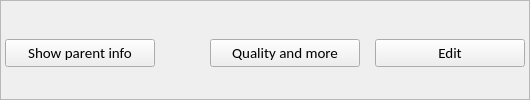
                <widget class="QFrame" name="infoMoreBtnsFrame">
                 <property name="styleSheet">
                  <string notr="true"/>
                 </property>
                 <property name="frameShape">
                  <enum>QFrame::StyledPanel</enum>
                 </property>
                 <property name="frameShadow">
                  <enum>QFrame::Raised</enum>
                 </property>
                 <layout class="QHBoxLayout" name="horizontalLayout_40">
                  <property name="spacing">
                   <number>15</number>
                  </property>
                  <property name="leftMargin">
                   <number>4</number>
                  </property>
                  <property name="topMargin">
                   <number>10</number>
                  </property>
                  <property name="rightMargin">
                   <number>4</number>
                  </property>
                  <property name="bottomMargin">
                   <number>4</number>
                  </property>
                  <item>
                   <widget class="QPushButton" name="showParentInfoBtn">
                    <property name="minimumSize">
                     <size>
                      <width>150</width>
                      <height>25</height>
                     </size>
                    </property>
                    <property name="font">
                     <font>
                      <family>Calibri</family>
                      <pointsize>11</pointsize>
                      <weight>50</weight>
                      <italic>false</italic>
                      <bold>false</bold>
                     </font>
                    </property>
                    <property name="text">
                     <string>Show parent info</string>
                    </property>
                    <property name="icon">
                     <iconset resource="../resources.qrc">
                      <normaloff>:/Icons/Icons/arrow-left.svg</normaloff>:/Icons/Icons/arrow-left.svg</iconset>
                    </property>
                   </widget>
                  </item>
                  <item>
                   <spacer name="horizontalSpacer">
                    <property name="orientation">
                     <enum>Qt::Horizontal</enum>
                    </property>
                    <property name="sizeHint" stdset="0">
                     <size>
                      <width>40</width>
                      <height>20</height>
                     </size>
                    </property>
                   </spacer>
                  </item>
                  <item>
                   <widget class="QPushButton" name="qualityMoreBtn">
                    <property name="minimumSize">
                     <size>
                      <width>150</width>
                      <height>25</height>
                     </size>
                    </property>
                    <property name="font">
                     <font>
                      <family>Calibri</family>
                      <pointsize>11</pointsize>
                      <weight>50</weight>
                      <italic>false</italic>
                      <bold>false</bold>
                     </font>
                    </property>
                    <property name="text">
                     <string>Quality and more</string>
                    </property>
                    <property name="icon">
                     <iconset resource="../resources.qrc">
                      <normaloff>:/Icons/Icons/arrow-down.svg</normaloff>:/Icons/Icons/arrow-down.svg</iconset>
                    </property>
                   </widget>
                  </item>
                  <item>
                   <widget class="QPushButton" name="editSubConstructBtn">
                    <property name="minimumSize">
                     <size>
                      <width>150</width>
                      <height>25</height>
                     </size>
                    </property>
                    <property name="font">
                     <font>
                      <family>Calibri</family>
                      <pointsize>11</pointsize>
                      <weight>50</weight>
                      <italic>false</italic>
                      <bold>false</bold>
                     </font>
                    </property>
                    <property name="text">
                     <string>Edit</string>
                    </property>
                    <property name="icon">
                     <iconset resource="../resources.qrc">
                      <normaloff>:/Icons/Icons/edit-3.svg</normaloff>:/Icons/Icons/edit-3.svg</iconset>
                    </property>
                   </widget>
                  </item>
                 </layout>
                </widget>
